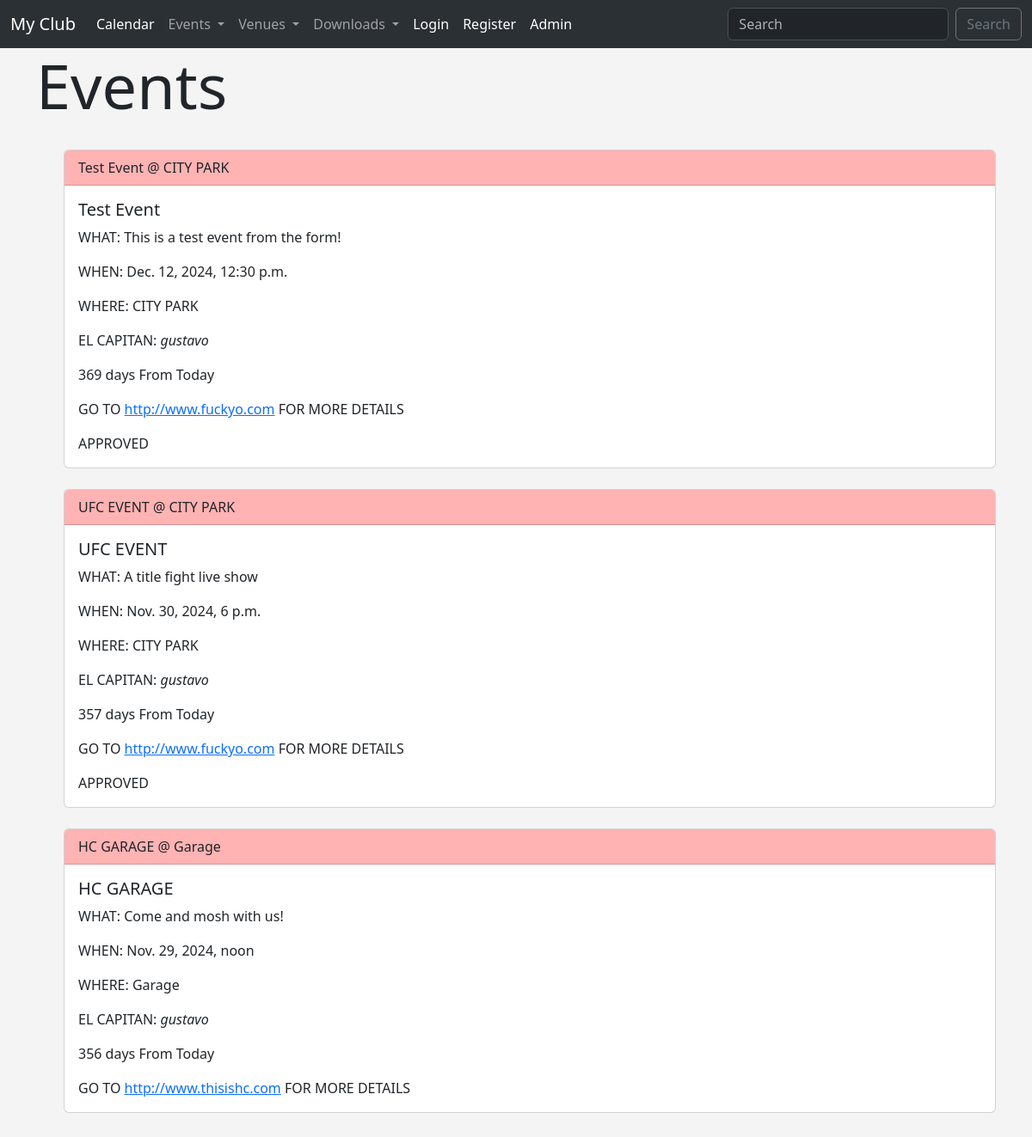
The app's page /events with its own data.
### events/models.py (models this page shows)
class Event(models.Model):
    name = models.CharField('Event Name', max_length=120)
    event_date = models.DateTimeField('Event Date')
    venue = models.ForeignKey(Venue, blank=True, null=True, on_delete=models.CASCADE)
    manager = models.ForeignKey(User, blank=True, null=True, on_delete=models.SET_NULL)
    description = models.TextField(blank=True)
    attendees = models.ManyToManyField(ClubUser, blank=True)
    approved = models.BooleanField('Approved', default=False)
    def __str__(self):
        return self.name
    @property
    def days_until(self):
        today = date.today()
        days_till = self.event_date.date()
        return str(days_till - today).split(',', 1)[0]

class Venue(models.Model):
    name = models.CharField('Venue Name', max_length=120)
    address = models.CharField('Address', max_length=200)
    zip_code = models.CharField('Zip Code', max_length=10)
    phone = models.CharField('Phone', max_length=13, blank=True)
    website = models.URLField('Website', blank=True)
    email = models.EmailField('Email Address', blank=True)
    owner = models.IntegerField('Venue Owner', blank=False, default=1)
    image = models.ImageField('Image', null=True, blank=True, upload_to="images/")
    def __str__(self):
        return self.name

### events/views.py (the view)
# urls.py: path('events', views.events, name='events'),
def events(request):
    event_list = Event.objects.all().order_by('-event_date')
    return render(request, 'events.html', {
        "events": event_list
    })

### events/templates/events.html (shortened to what this page needs)
{% extends 'base.html'%}
{%block content%}
    <h1 class="display-2">Events</h1>
    <br>
    <ul>
        {%for event in events%}
        <div class="card">
            <div class="card-header" style="background-color: #ffb3b3; font-weight: lighter;">
                <strong>{{event}} @ {{event.venue}}</strong>
            </div>
            <div class="card-body">
              <h5 class="card-title">{{event.name}}</h5>
              <p class="card-text">WHAT: {{event.description}}</p>
              <p class="card-text">WHEN: {{event.event_date}}</p>
              <p class="card-text">WHERE: {{event.venue}}</p>
              <p class="card-text">EL CAPITAN: <i>{{event.manager}}</i></p>
              <p class="card-text">{{event.days_until}} From Today</p>
              <p class="card-text">GO TO <a href="{{event.venue.website}}">{{event.venue.website}}</a> FOR MORE DETAILS</p>
              {%if event.approved%}
              <p class="card-text">APPROVED</p>
              {%endif%}
            </div>
        </div>
        <br>
        {%endfor%}
    </ul>
{%endblock content%}

### events/templates/base.html (shortened to what this page needs)
<!DOCTYPE html>
<html>
    <head>
        <link href="https://cdn.jsdelivr.net/npm/bootstrap@5.3.2/dist/css/bootstrap.min.css" rel="stylesheet">
    </head>
    <body>
        <header>
            {%include 'navbar.html'%}
        </header>
        <div class="container">
            {% block content %}
            {% endblock content%}
        </div>
    </body>
</html>

### events/templates/navbar.html (shortened to what this page needs)
<nav class="navbar navbar-expand-lg bg-body-tertiary" data-bs-theme="dark">
    <div class="container-fluid">
      <a class="navbar-brand" href="{% url 'home' %}">My Club</a>
      <div class="collapse navbar-collapse" id="navbarSupportedContent">
        <ul class="navbar-nav me-auto mb-2 mb-lg-0">
          <li class="nav-item">
            <a class="nav-link active" aria-current="page" href="{% url 'calendar_event' %}">Calendar</a>
          </li>
          <li class="nav-item dropdown">
            <a class="nav-link dropdown-toggle" href="" role="button" data-bs-toggle="dropdown" aria-expanded="false">
              Events
            </a>
          </li>
          <li class="nav-item dropdown">
            <a class="nav-link dropdown-toggle" href="" role="button" data-bs-toggle="dropdown" aria-expanded="false">
              Venues
            </a>
          </li>
          <li class="nav-item dropdown">
            <a class="nav-link dropdown-toggle" href="" role="button" data-bs-toggle="dropdown" aria-expanded="false">
              Downloads
            </a>
          </li>
          {% if user.is_authenticated %}
          <li class="nav-item">
            <a class="nav-link active" aria-current="page" href="{% url 'logout_user' %}">Logut</a>
          </li>
          {% else %}
          <li class="nav-item">
            <a class="nav-link active" aria-current="page" href="{% url 'login_user' %}">Login</a>
          </li>
          <li class="nav-item">
            <a class="nav-link active" aria-current="page" href="{% url 'register_user' %}">Register</a>
          </li>
          {% endif %}
          <li class="nav-item">
            <a class="nav-link active" aria-current="page" href="/admin">Admin</a>
          </li>
        </ul>
        <form class="d-flex" method="POST" action="{% url 'search_venues' %}">
          <input class="form-control me-2" type="search" placeholder="Search" aria-label="Search" name="searched">
          <button class="btn btn-outline-secondary" type="submit">Search</button>
        </form>
      </div>
    </div>
  </nav>

### events/templates/base.html (style rules this page uses)
body { background: #f4f4f4; }

### records on screen
Event: name "Test Event", venue "CITY PARK", description "This is a test event from the form!", event_date "Dec. 12, 2024, 12:30 p.m.", manager "gustavo", days_until "369 days", venue.website "http://www.fuckyo.com", approved "APPROVED"
Event: name "UFC EVENT", venue "CITY PARK", description "A title fight live show", event_date "Nov. 30, 2024, 6 p.m.", manager "gustavo", days_until "357 days", venue.website "http://www.fuckyo.com", approved "APPROVED"
Event: name "HC GARAGE", venue "Garage", description "Come and mosh with us!", event_date "Nov. 29, 2024, noon", manager "gustavo", days_until "356 days", venue.website "http://www.thisishc.com"
